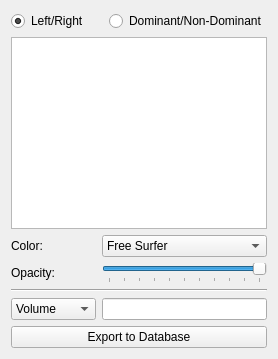
          <widget class="QWidget" name="tab">
           <attribute name="title">
            <string>Segmentation</string>
           </attribute>
           <layout class="QVBoxLayout" name="verticalLayout_7">
            <item>
             <widget class="QFrame" name="frame_4">
              <property name="frameShape">
               <enum>QFrame::NoFrame</enum>
              </property>
              <property name="frameShadow">
               <enum>QFrame::Raised</enum>
              </property>
              <layout class="QHBoxLayout" name="horizontalLayout_3">
               <property name="leftMargin">
                <number>0</number>
               </property>
               <property name="topMargin">
                <number>0</number>
               </property>
               <property name="rightMargin">
                <number>0</number>
               </property>
               <property name="bottomMargin">
                <number>0</number>
               </property>
               <item>
                <widget class="QRadioButton" name="left_right_radio">
                 <property name="text">
                  <string>Left/Right</string>
                 </property>
                 <property name="checked">
                  <bool>true</bool>
                 </property>
                </widget>
               </item>
               <item>
                <widget class="QRadioButton" name="dom_nondom_radio">
                 <property name="text">
                  <string>Dominant/Non-Dominant</string>
                 </property>
                </widget>
               </item>
              </layout>
             </widget>
            </item>
            <item>
             <widget class="QTreeView" name="structures_tree">
              <property name="alternatingRowColors">
               <bool>true</bool>
              </property>
              <property name="selectionMode">
               <enum>QAbstractItemView::NoSelection</enum>
              </property>
              <property name="indentation">
               <number>10</number>
              </property>
              <property name="uniformRowHeights">
               <bool>true</bool>
              </property>
              <property name="animated">
               <bool>true</bool>
              </property>
              <property name="headerHidden">
               <bool>true</bool>
              </property>
             </widget>
            </item>
            <item>
             <widget class="QFrame" name="frame_5">
              <property name="frameShape">
               <enum>QFrame::NoFrame</enum>
              </property>
              <property name="frameShadow">
               <enum>QFrame::Raised</enum>
              </property>
              <layout class="QFormLayout" name="formLayout_2">
               <property name="fieldGrowthPolicy">
                <enum>QFormLayout::AllNonFixedFieldsGrow</enum>
               </property>
               <property name="leftMargin">
                <number>0</number>
               </property>
               <property name="topMargin">
                <number>0</number>
               </property>
               <property name="rightMargin">
                <number>0</number>
               </property>
               <property name="bottomMargin">
                <number>0</number>
               </property>
               <item row="0" column="0">
                <widget class="QLabel" name="label_2">
                 <property name="text">
                  <string>Color:</string>
                 </property>
                </widget>
               </item>
               <item row="0" column="1">
                <widget class="QComboBox" name="struct_color_combo">
                 <item>
                  <property name="text">
                   <string>Free Surfer</string>
                  </property>
                 </item>
                 <item>
                  <property name="text">
                   <string>Select ...</string>
                  </property>
                 </item>
                </widget>
               </item>
               <item row="1" column="0">
                <widget class="QLabel" name="label_5">
                 <property name="text">
                  <string>Opacity: </string>
                 </property>
                </widget>
               </item>
               <item row="1" column="1">
                <widget class="QSlider" name="struct_opacity_slider">
                 <property name="maximum">
                  <number>100</number>
                 </property>
                 <property name="value">
                  <number>100</number>
                 </property>
                 <property name="tracking">
                  <bool>false</bool>
                 </property>
                 <property name="orientation">
                  <enum>Qt::Horizontal</enum>
                 </property>
                 <property name="tickPosition">
                  <enum>QSlider::TicksBelow</enum>
                 </property>
                </widget>
               </item>
               <item row="4" column="0">
                <widget class="QComboBox" name="struct_scalar_combo">
                 <item>
                  <property name="text">
                   <string>Volume</string>
                  </property>
                 </item>
                 <item>
                  <property name="text">
                   <string>Area</string>
                  </property>
                 </item>
                 <item>
                  <property name="text">
                   <string>FA inside</string>
                  </property>
                 </item>
                 <item>
                  <property name="text">
                   <string>MD inside</string>
                  </property>
                 </item>
                </widget>
               </item>
               <item row="5" column="0" colspan="2">
                <widget class="QPushButton" name="export_segmentation_to_db">
                 <property name="text">
                  <string>Export to Database</string>
                 </property>
                </widget>
               </item>
               <item row="2" column="0" colspan="2">
                <widget class="Line" name="line">
                 <property name="orientation">
                  <enum>Qt::Horizontal</enum>
                 </property>
                </widget>
               </item>
               <item row="4" column="1">
                <widget class="QLineEdit" name="struct_scalar_value">
                 <property name="readOnly">
                  <bool>true</bool>
                 </property>
                </widget>
               </item>
              </layout>
             </widget>
            </item>
           </layout>
          </widget>
